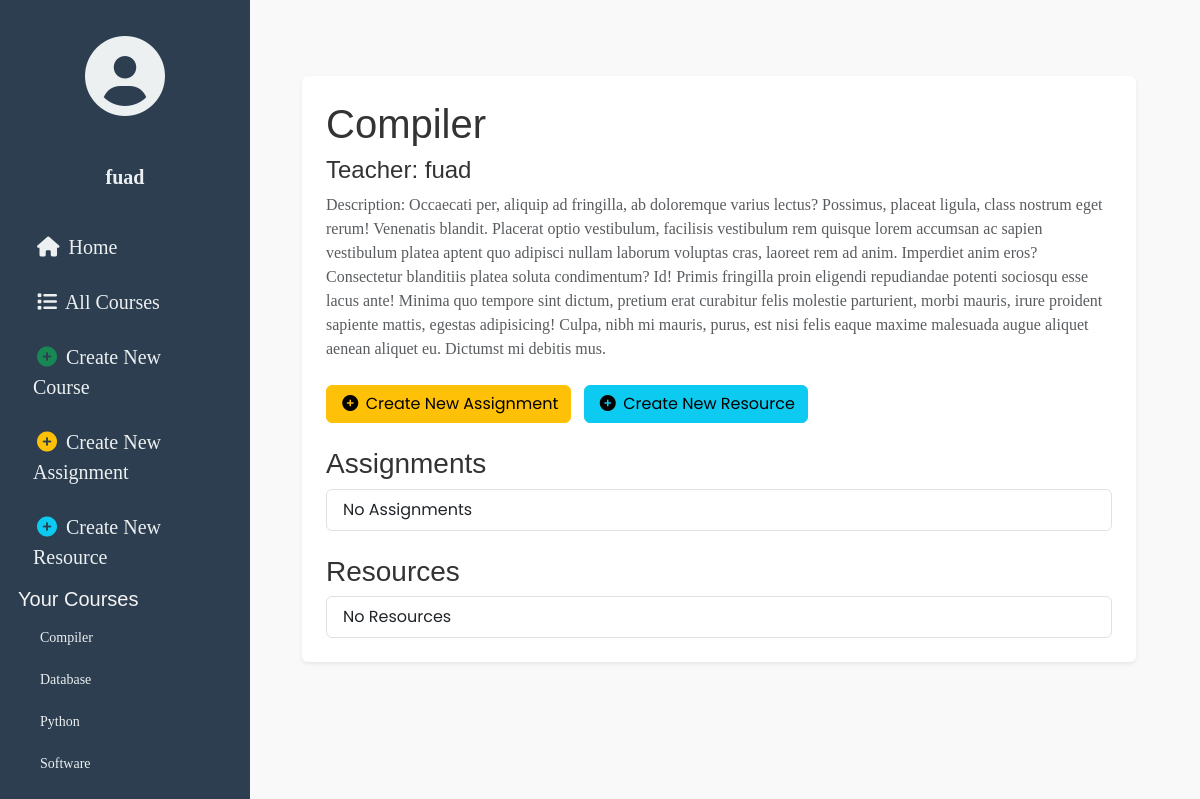
/courses/detail/6/ (signed in), run on the app's committed database.
### users/models.py (models this page shows)
class User(auth.models.AbstractUser):
    USER_TYPE_CHOICES = (
        (1, 'Student'),
        (2, 'Teacher')
    )
    user_type = models.PositiveIntegerField(choices=USER_TYPE_CHOICES, default=1)

### courses/models.py (models this page shows, shortened)
class Course(models.Model):
    course_name = models.CharField(max_length=200)
    course_description = models.TextField()
    teacher = models.ForeignKey(User, related_name="course", on_delete=models.CASCADE)
    students = models.ManyToManyField(User, through='Enrollment', related_name="student_course")
    def __str__(self):
        return str(self.course_name)
    class Meta:
        ordering = ['course_name']

### courses/views.py (the view)
# urls.py: url(r'^detail/(?P<pk>[-\w]+)/$', views.CourseDetail.as_view(), name='detail'),
class CourseDetail(generic.DetailView):
    model = Course
    def get_context_data(self,**kwargs):
        assignments = Assignment.objects.filter(course=self.kwargs['pk'])
        resources = Resource.objects.filter(course=self.kwargs['pk'])
        context = super(CourseDetail, self).get_context_data(**kwargs)
        context['assignments'] = assignments
        context['resources'] = resources
        return context

### courses/context_processors.py (called while the page is built)
def courses_processor(request):
    course = Course.objects.all()
    return {'list_courses': course}

### courses/templates/courses/course_detail.html (shortened to what this page needs)
{% extends 'courses/course_base.html' %}
{% block main_content %}
<div class="mb-4">
    <h1>{{ course.course_name }}</h1>
    <h4>Teacher: {{ course.teacher }}</h4>
    <p class="text-muted">Description: {{ course.course_description }}</p>
</div>
{% if course.teacher.id == user.id or user in course.students.all %}
<div class="mt-4">
    {% if user.user_type == 2 %}
        <a href="{% url 'assignments:create' %}" class="btn btn-warning me-2">
            <i class="fa fa-plus-circle"></i> Create New Assignment
        </a>
        <a href="{% url 'resources:create' %}" class="btn btn-info">
            <i class="fa fa-plus-circle"></i> Create New Resource
        </a>
    {% endif %}
    <div class="mt-4">
        <h3>Assignments</h3>
        <ul class="list-group">
            {% for assignment in assignments %}
            <li class="list-group-item">
                <a href="{% url 'assignments:detail' pk=assignment.pk %}" class="text-decoration-none">
                    <h5>{{ assignment.assignment_name }}</h5>
                </a>
                <p>{{ assignment.assignment_description }}</p>
                <small>Start Date: {{ assignment.start_date }}</small> |
                <small>Due Date: {{ assignment.due_date }} {{ assignment.due_time }}</small>
            </li>
            {% empty %}
            <li class="list-group-item">No Assignments</li>
            {% endfor %}
        </ul>
    </div>
    <div class="mt-4">
        <h3>Resources</h3>
        <ul class="list-group">
            {% for resource in resources %}
            <li class="list-group-item">
                <h5>{{ resource.resource_name }}</h5>
                <a href="{{ resource.resource_file.url }}" class="btn btn-primary btn-sm" download>Download</a>
                {% if user.id == course.teacher.id %}
                <a href="{% url 'resources:delete' pk=resource.pk %}" class="btn btn-danger btn-sm">Delete</a>
                {% endif %}
            </li>
            {% empty %}
            <li class="list-group-item">No Resources</li>
            {% endfor %}
        </ul>
    </div>
</div>
{% endif %}
{% endblock main_content %}

### templates/base.html (shortened to what this page needs)
{% load static %}
<html lang="en">
  <head>
    <link
      href="https://cdn.jsdelivr.net/npm/bootstrap@5.3.0-alpha3/dist/css/bootstrap.min.css"
      rel="stylesheet"
    />
    <link
      rel="stylesheet"
      href="https://cdnjs.cloudflare.com/ajax/libs/font-awesome/6.0.0-beta3/css/all.min.css"
    />
    <link rel="stylesheet" href="{% static 'django_lms/css/master.css' %}" />
  </head>
  <body>
    <div class="sidenav">
      <div class="side-items">
        <div class="side-element">
          <i class="fa-solid fa-circle-user fa-5x"></i>
        </div>
        {% if user.is_authenticated %}
        <a href="{% url 'profile' pk=user.pk %}" class="sidemenu side-element">
          <strong>{{ user }}</strong>
        </a>
        <a href="{% url 'home' %}"><i class="fas fa-home"></i> Home</a>
        <a href="{% url 'courses:list' %}"
          ><i class="fas fa-list"></i> All Courses</a
        >
        {% if user.user_type == 1 %}
        <h5 class="sidemenu">Your Courses</h5>
        {% for course in list_courses %} {% if user in course.students.all %}
        <div class="course-item">
          <a href="{% url 'courses:detail' pk=course.pk %}">{{ course }}</a>
        </div>
        {% endif %} {% endfor %} {% else %}
        <a href="{% url 'courses:create' %}">
          <i class="fas fa-plus-circle text-success"></i> Create New Course
        </a>
        <a href="{% url 'assignments:create' %}">
          <i class="fas fa-plus-circle text-warning"></i> Create New Assignment
        </a>
        <a href="{% url 'resources:create' %}">
          <i class="fas fa-plus-circle text-info"></i> Create New Resource
        </a>
        <h5 class="sidemenu">Your Courses</h5>
        {% for course in list_courses %} {% if user.id == course.teacher.id %}
        <div class="course-item">
          <a href="{% url 'courses:detail' pk=course.pk %}">{{ course }}</a>
        </div>
        {% endif %} {% endfor %} {% endif %}
        <a href="{% url 'users:logout' %}" class="sidemenu">
        </a>
        {% endif %}
      </div>
    </div>
    <div class="content">
      {% block body_content %} {% endblock body_content %}
    </div>
  </body>
</html>

### static/django_lms/css/master.css (style rules this page uses)
.sidenav { height: 100%; width: 20%; position: fixed; z-index: 1; top: 0; left: 0; background-color: #111; overflow-x: hidden; padding-top: 20px; }
h1, h2, h3, h4, h5, h6 { font-family: 'DM Sans', sans-serif; }
p, a { font-family: 'Raleway', 'sans-serif'; }
.sidenav a { padding: 6px 8px 6px 16px; text-decoration: none; font-size: 20px; color: #999999; display: block; }
.content { margin-top: 2em; margin-left: 22%; margin-bottom: 2em; margin-right: 2em; }
.sidemenu { display: block; color: #f4f4f4; }
.side-element { text-align: center; }
i { margin: 0.2em; }
.side-items { margin-left: 0.5em; margin-right: 0.5em; }
.course-item a { font-size: 18px; }

### templates/base.html (style rules this page uses)
body { font-family: "Poppins", sans-serif; background-color: #f9f9f9; color: #333; }
.sidenav { background-color: #2c3e50; color: white; min-height: 100vh; padding: 20px 10px; position: fixed; width: 250px; }
.sidenav a { color: #ecf0f1; text-decoration: none; display: block; padding: 10px 15px; margin: 5px 0; border-radius: 5px; transition: background-color 0.3s ease; }
.sidenav .side-element { text-align: center; margin-bottom: 20px; }
.sidenav .side-element i { color: #ecf0f1; }
.content { margin-left: 270px; padding: 20px; }
.course-item a { color: #ecf0f1; font-size: 14px; margin-left: 10px; display: block; padding: 8px 12px; }

### data on the page
User: username "fuad"
Course: course_name "Compiler", teacher "fuad", course_description "Occaecati per, aliquip ad fringilla, ab doloremque varius lectus? Possimus, placeat ligula, class nostrum eget rerum! Venenatis blandit. Placerat optio vestibulum, facilisis vestibulum rem quisque lorem accumsan ac sapien vestibulum platea aptent quo adipisci nullam laborum voluptas cras, laoreet rem ad anim. Imperdiet anim eros? Consectetur blanditiis platea soluta condimentum? Id! Primis fringilla proin eligendi repudiandae potenti sociosqu esse lacus ante! Minima quo tempore sint dictum, pretium erat curabitur felis molestie parturient, morbi mauris, irure proident sapiente mattis, egestas adipisicing! Culpa, nibh mi mauris, purus, est nisi felis eaque maxime malesuada augue aliquet…"
Course: course_name "Database"
Course: course_name "Python"
Course: course_name "Software"
